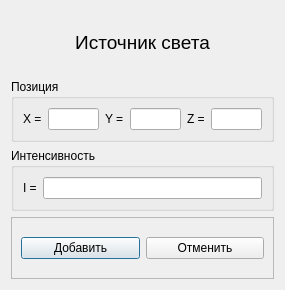
<?xml version="1.0" encoding="UTF-8"?>
<ui version="4.0">
 <class>LightDialog</class>
 <widget class="QDialog" name="LightDialog">
  <property name="geometry">
   <rect>
    <x>0</x>
    <y>0</y>
    <width>285</width>
    <height>290</height>
   </rect>
  </property>
  <property name="minimumSize">
   <size>
    <width>285</width>
    <height>233</height>
   </size>
  </property>
  <property name="windowTitle">
   <string>Источник света</string>
  </property>
  <property name="sizeGripEnabled">
   <bool>false</bool>
  </property>
  <layout class="QVBoxLayout" name="verticalLayout">
   <item>
    <widget class="QLabel" name="label">
     <property name="font">
      <font>
       <pointsize>14</pointsize>
      </font>
     </property>
     <property name="text">
      <string>Источник света</string>
     </property>
     <property name="alignment">
      <set>Qt::AlignCenter</set>
     </property>
    </widget>
   </item>
   <item>
    <widget class="QGroupBox" name="positionGroupBox">
     <property name="title">
      <string>Позиция</string>
     </property>
     <layout class="QHBoxLayout" name="horizontalLayout_2">
      <item>
       <widget class="QLabel" name="xLabel">
        <property name="text">
         <string>X =</string>
        </property>
       </widget>
      </item>
      <item>
       <widget class="QLineEdit" name="xLineEdit"/>
      </item>
      <item>
       <widget class="QLabel" name="yLabel">
        <property name="text">
         <string>Y =</string>
        </property>
       </widget>
      </item>
      <item>
       <widget class="QLineEdit" name="yLineEdit"/>
      </item>
      <item>
       <widget class="QLabel" name="zLabel">
        <property name="text">
         <string>Z =</string>
        </property>
       </widget>
      </item>
      <item>
       <widget class="QLineEdit" name="zLineEdit"/>
      </item>
     </layout>
    </widget>
   </item>
   <item>
    <widget class="QGroupBox" name="groupBox">
     <property name="title">
      <string>Интенсивность</string>
     </property>
     <layout class="QHBoxLayout" name="horizontalLayout_3">
      <item>
       <widget class="QLabel" name="intensityLabel">
        <property name="text">
         <string>I =</string>
        </property>
       </widget>
      </item>
      <item>
       <widget class="QLineEdit" name="intensityLineEdit"/>
      </item>
     </layout>
    </widget>
   </item>
   <item>
    <widget class="QFrame" name="frame">
     <property name="frameShape">
      <enum>QFrame::StyledPanel</enum>
     </property>
     <property name="frameShadow">
      <enum>QFrame::Raised</enum>
     </property>
     <layout class="QHBoxLayout" name="horizontalLayout">
      <item>
       <widget class="QPushButton" name="addPushButton">
        <property name="text">
         <string>Добавить</string>
        </property>
       </widget>
      </item>
      <item>
       <widget class="QPushButton" name="canselPushButton">
        <property name="text">
         <string>Отменить</string>
        </property>
       </widget>
      </item>
     </layout>
    </widget>
   </item>
  </layout>
 </widget>
 <resources/>
 <connections/>
</ui>
